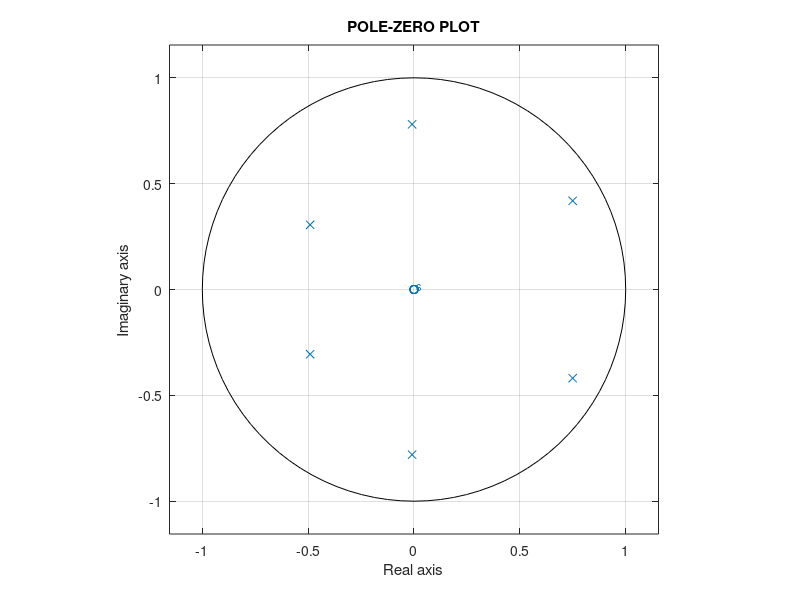

Write MATLAB code to recreate this figure.
b=[1];
a=[1,-0.5,0.2,-0.1,0.007,0.14,0.15];
figure();
zplane(b,a);
grid on;
title("POLE-ZERO PLOT");
xlabel("Real axis");
ylabel("Imaginary axis");